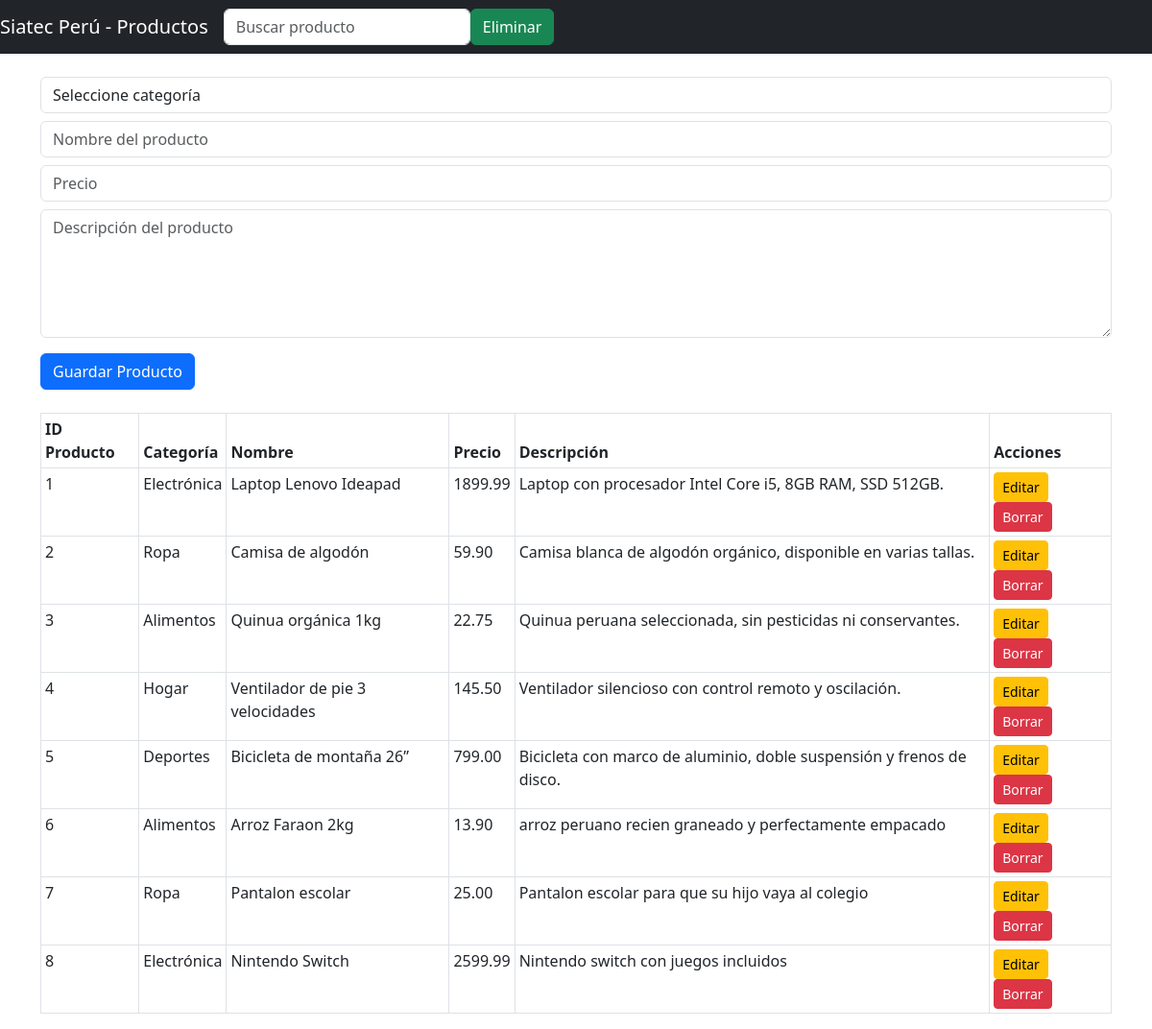
The page / on the database its author committed.
### tables this page shows
CREATE TABLE `productos` (
  `idproducto` int(11) NOT NULL,
  `categoria` varchar(100) DEFAULT NULL,
  `producto` varchar(255) DEFAULT NULL,
  `precio` decimal(10,2) DEFAULT NULL,
  `descripcion` text DEFAULT NULL
);

### index.php (the view, shortened to what this page needs)
<?php
include 'config.php';
$mensaje = '';
$productos = [];
$resultado = $conexion->query("SELECT * FROM productos ORDER BY idproducto ASC");
if ($resultado && $resultado->num_rows > 0) {
    while ($fila = $resultado->fetch_assoc()) {
        $productos[] = $fila;
    }
} else {
    $mensaje = $mensaje ?: 'No hay productos registrados.';
}
?>
<!DOCTYPE html>
<html lang="es" dir="ltr">
<head>
    <link href="https://cdnjs.cloudflare.com/ajax/libs/bootstrap/5.3.0/css/bootstrap.min.css" rel="stylesheet" />
    <link href="https://cdnjs.cloudflare.com/ajax/libs/font-awesome/6.4.0/css/all.min.css" rel="stylesheet" />
</head>
<body>
<nav class="navbar navbar-expand-lg navbar-dark bg-dark">
    <a href="#" class="navbar-brand">Siatec Perú - Productos</a>
    <form class="form-inline ml-auto d-flex" method="get" action="">
        <input
            type="search"
            id="search-product"
            class="form-control mr-sm-2"
            placeholder="Buscar producto"
            name="buscar"
        />
        <button type="submit" class="btn btn-success ml-3">Eliminar</button>
    </form>
</nav>
<div class="container mt-4">
    <form method="post" action="">
        <?php if (empty($_POST['productoId'])): ?>
            <div class="form-group mb-2">
                <select
                    id="categoriaProducto"
                    name="categoriaProducto"
                    class="form-control"
                    required
                >
                    <option value="" disabled <?php echo empty($_POST['categoriaProducto']) ? 'selected' : ''; ?>>
                        Seleccione categoría
                    </option>
                </select>
            </div>
            <div class="form-group mb-2">
                <input
                    type="text"
                    id="nombreProducto"
                    name="nombreProducto"
                    class="form-control"
                    placeholder="Nombre del producto"
                    required
                    value="<?php echo isset($_POST['nombreProducto']) ? htmlspecialchars($_POST['nombreProducto'], ENT_QUOTES, 'UTF-8') : ''; ?>"
                />
            </div>
        <?php endif; ?>
        <div class="form-group mb-2">
            <input
                type="number"
                id="precioProducto"
                name="precioProducto"
                class="form-control"
                placeholder="Precio"
                min="0"
                step="0.01"
                required
                value="<?php echo isset($_POST['precioProducto']) ? htmlspecialchars($_POST['precioProducto'], ENT_QUOTES, 'UTF-8') : ''; ?>"
            />
        </div>
        <div class="form-group mb-3">
            <textarea
                id="descripcionProducto"
                name="descripcionProducto"
                rows="5"
                class="form-control"
                placeholder="Descripción del producto"
                required
            ><?php echo isset($_POST['descripcionProducto']) ? htmlspecialchars($_POST['descripcionProducto'], ENT_QUOTES, 'UTF-8') : ''; ?></textarea>
        </div>
        <button type="submit" class="btn btn-primary btn-block" id="submit-producto" name="accion" value="guardar">
            Guardar Producto
        </button>
    </form>
    <table class="table table-bordered table-sm mt-4">
        <thead class="thead-light">
            <tr>
                <th>ID Producto</th>
                <th>Categoría</th>
                <th>Nombre</th>
                <th>Precio</th>
                <th>Descripción</th>
                <th>Acciones</th>
            </tr>
        </thead>
        <tbody id="productos">
            <?php if (!empty($productos)): ?>
                <?php foreach ($productos as $producto): ?>
                    <tr>
                        <td><?php echo htmlspecialchars($producto['idproducto'], ENT_QUOTES, 'UTF-8'); ?></td>
                        <td><?php echo htmlspecialchars($producto['categoria'], ENT_QUOTES, 'UTF-8'); ?></td>
                        <td><?php echo htmlspecialchars($producto['producto'], ENT_QUOTES, 'UTF-8'); ?></td>
                        <td><?php echo number_format((float)$producto['precio'], 2, '.', ''); ?></td>
                        <td><?php echo htmlspecialchars($producto['descripcion'], ENT_QUOTES, 'UTF-8'); ?></td>
                        <td>
                            <form method="post" action="" style="display:inline-block;">
                                <button type="submit" name="accion" value="editar" class="btn btn-sm btn-warning">
                                    Editar
                                </button>
                            </form>
                            <form method="post" action="" style="display:inline-block;" onsubmit="return confirm('¿Seguro que deseas borrar este producto?');">
                                <button type="submit" name="accion" value="borrar" class="btn btn-sm btn-danger">
                                    Borrar
                                </button>
                            </form>
                        </td>
                    </tr>
                <?php endforeach; ?>
            <?php else: ?>
                <tr>
                    <td colspan="6" class="text-center">No hay productos para mostrar.</td>
                </tr>
            <?php endif; ?>
        </tbody>
    </table>
</div>
</body>
</html>

### rows shown on the page
productos: idproducto "1", categoria "Electrónica", producto "Laptop Lenovo Ideapad", precio "1899.99", descripcion "Laptop con procesador Intel Core i5, 8GB RAM, SSD 512GB."
productos: idproducto "2", categoria "Ropa", producto "Camisa de algodón", precio "59.90", descripcion "Camisa blanca de algodón orgánico, disponible en varias tallas."
productos: idproducto "3", categoria "Alimentos", producto "Quinua orgánica 1kg", precio "22.75", descripcion "Quinua peruana seleccionada, sin pesticidas ni conservantes."
productos: idproducto "4", categoria "Hogar", producto "Ventilador de pie 3 velocidades", precio "145.50", descripcion "Ventilador silencioso con control remoto y oscilación."
productos: idproducto "5", categoria "Deportes", producto "Bicicleta de montaña 26”", precio "799.00", descripcion "Bicicleta con marco de aluminio, doble suspensión y frenos de disco."
productos: idproducto "6", categoria "Alimentos", producto "Arroz Faraon 2kg", precio "13.90", descripcion "arroz peruano recien graneado y perfectamente empacado"
productos: idproducto "7", categoria "Ropa", producto "Pantalon escolar", precio "25.00", descripcion "Pantalon escolar para que su hijo vaya al colegio"
productos: idproducto "8", categoria "Electrónica", producto "Nintendo Switch", precio "2599.99", descripcion "Nintendo switch con juegos incluidos"
